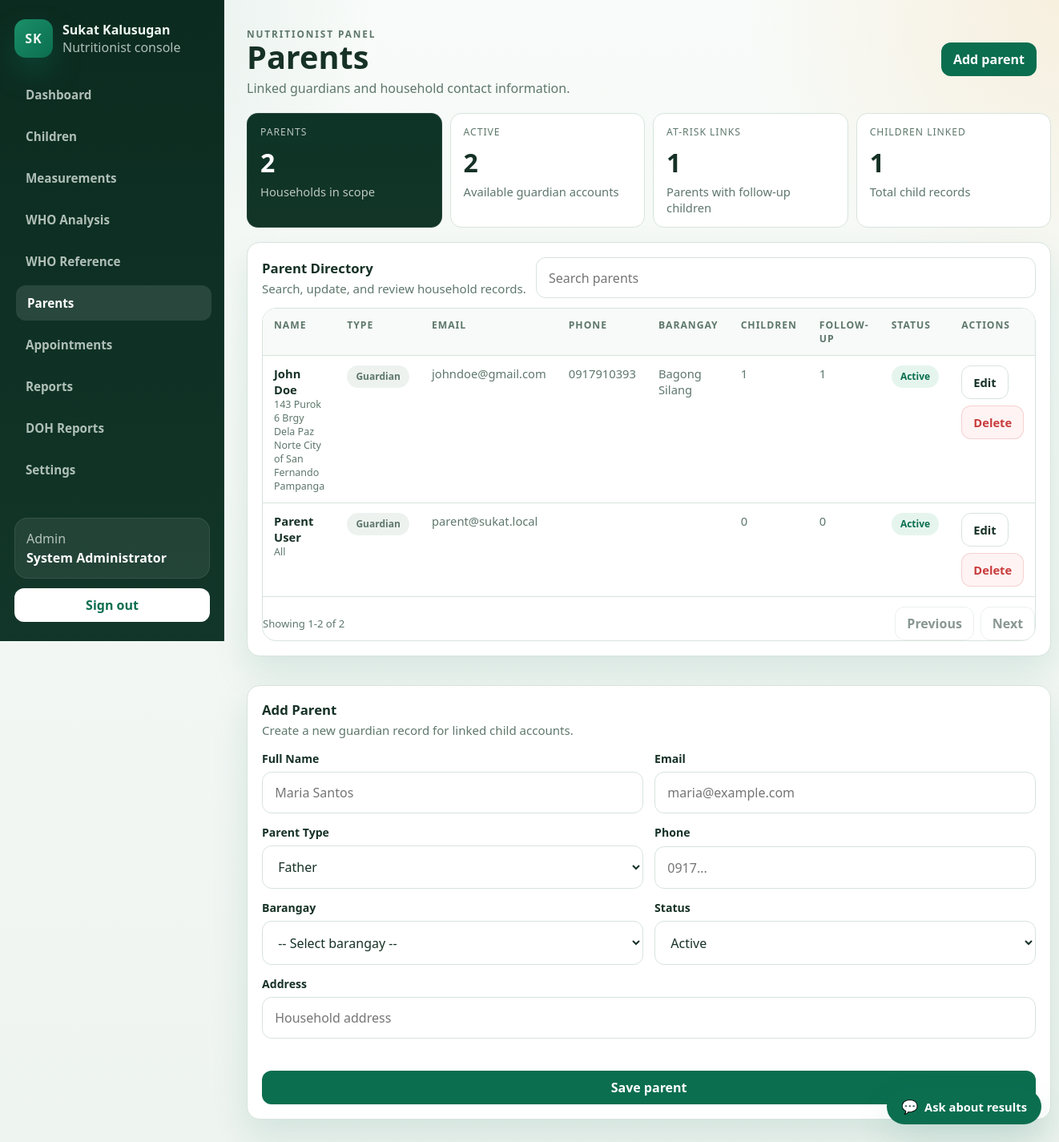
Page /nutritionist/parents.php (signed in) on the committed database.
### tables this page shows
CREATE TABLE `parents` (
  `id` int(10) UNSIGNED NOT NULL,
  `name` varchar(150) NOT NULL,
  `email` varchar(150) NOT NULL,
  `password_hash` varchar(255) NOT NULL,
  `parent_type` enum('Father','Mother','Guardian','Grandparent','Other') NOT NULL DEFAULT 'Guardian',
  `phone` varchar(30) DEFAULT NULL,
  `address` varchar(255) DEFAULT NULL,
  `barangay_id` int(10) UNSIGNED DEFAULT NULL,
  `status` enum('active','inactive') NOT NULL DEFAULT 'active',
  `created_at` timestamp NOT NULL DEFAULT current_timestamp(),
  `updated_at` timestamp NOT NULL DEFAULT current_timestamp() ON UPDATE current_timestamp()
);

CREATE TABLE `barangays` (
  `id` int(10) UNSIGNED NOT NULL,
  `name` varchar(100) NOT NULL,
  `city_municipality` varchar(150) DEFAULT NULL,
  `status` enum('active','inactive') NOT NULL DEFAULT 'active',
  `created_at` timestamp NOT NULL DEFAULT current_timestamp(),
  `updated_at` timestamp NOT NULL DEFAULT current_timestamp() ON UPDATE current_timestamp()
);

### public_html/includes/admin_helpers.php (called while the page is built, shortened)
<?php
require_once __DIR__ . '/auth_middleware.php';
function admin_e(string $value): string
{
    return htmlspecialchars($value, ENT_QUOTES, 'UTF-8');
}
function admin_bind_params(mysqli_stmt $stmt, string $types, array &$params): void
{
    if ($types === '' || $params === []) {
        return;
    }
}
function admin_fetch_all(string $sql, string $types = '', array $params = []): array
{
    $conn = get_db_connection();
    $stmt = mysqli_prepare($conn, $sql);
    admin_bind_params($stmt, $types, $params);
    if (!mysqli_stmt_execute($stmt)) {
        error_log('[SukatKalusugan] admin_fetch_all execute failed: ' . mysqli_stmt_error($stmt) . ' | SQL: ' . $sql);
        mysqli_stmt_close($stmt);
        return [];
    }
    $result = mysqli_stmt_get_result($stmt);
    $rows = [];
    if ($result instanceof mysqli_result) {
        while ($row = mysqli_fetch_assoc($result)) {
            $rows[] = $row;
        }
    }
    return $rows;
}

### public_html/includes/auth_middleware.php (called while the page is built, shortened)
<?php
function app_base_path(): string
{
    $scriptName = str_replace('\\', '/', (string)($_SERVER['SCRIPT_NAME'] ?? ''));
    $routeMarkers = ['/api/', '/admin/', '/nutritionist/', '/parent/', '/kiosk/', '/auth/'];
    foreach ($routeMarkers as $marker) {
        $position = strpos($scriptName, $marker);
        if ($position !== false) {
            return rtrim(substr($scriptName, 0, $position), '/');
        }
    }
    return rtrim(dirname($scriptName), '/');
}
function app_url(string $path = ''): string
{
    $basePath = app_base_path();
    $normalizedPath = '/' . ltrim($path, '/');
    if ($basePath === '' || $basePath === '/') {
        return $normalizedPath;
    }
    return $basePath . $normalizedPath;
}

### public_html/nutritionist/parents.php (the view, shortened to what this page needs)
<?php
require_once __DIR__ . '/../includes/nutritionist_helpers.php';
$user = nutritionist_require_access();
$params = [];
$scope = nutritionist_scope_fragment($user, 'c.barangay_id', $params);
$parents = admin_fetch_all(
	"SELECT
		p.id,
		p.name,
		p.email,
		p.parent_type,
		p.phone,
		p.address,
		p.barangay_id,
		bg.name AS barangay,
		p.status,
		COUNT(DISTINCT c.id) AS children_count,
		SUM(CASE WHEN lm.nutritional_status IS NOT NULL AND lm.nutritional_status NOT IN ('Normal', 'Overweight') THEN 1 ELSE 0 END) AS follow_up_count,
		MAX(lm.measurement_date) AS latest_measurement
	 FROM parents p
	 LEFT JOIN barangays bg ON bg.id = p.barangay_id
	 LEFT JOIN children c ON c.parent_id = p.id AND {$scope}
	 LEFT JOIN measurements lm ON lm.id = (
		SELECT m2.id
		FROM measurements m2
		WHERE m2.child_id = c.id
		ORDER BY m2.measurement_date DESC, m2.id DESC
		LIMIT 1
	 )
	 GROUP BY p.id, p.name, p.email, p.parent_type, p.phone, p.address, p.barangay_id, bg.name, p.status
	 ORDER BY p.name ASC",
	str_repeat('i', count($params)),
	$params
);
$parentTypes = ['Father', 'Mother', 'Guardian', 'Grandparent', 'Other'];
$actions = '<a class="admin-btn" href="#parent-form">Add parent</a>';
?>
<section class="nutritionist-stat-grid">
	<article class="nutritionist-stat-card is-featured">
		<div class="nutritionist-stat-label">Parents</div>
		<div class="admin-stat-value"><?php echo count($parents); ?></div>
		<div class="admin-stat-note">Households in scope</div>
	</article>
	<article class="nutritionist-stat-card">
		<div class="nutritionist-stat-label">Active</div>
		<div class="admin-stat-value"><?php echo count(array_filter($parents, static fn(array $parent): bool => $parent['status'] === 'active')); ?></div>
		<div class="admin-stat-note">Available guardian accounts</div>
	</article>
	<article class="nutritionist-stat-card">
		<div class="nutritionist-stat-label">At-Risk Links</div>
		<div class="admin-stat-value"><?php echo count(array_filter($parents, static fn(array $parent): bool => (int)$parent['follow_up_count'] > 0)); ?></div>
		<div class="admin-stat-note">Parents with follow-up children</div>
	</article>
	<article class="nutritionist-stat-card">
		<div class="nutritionist-stat-label">Children Linked</div>
		<div class="admin-stat-value"><?php echo array_sum(array_map(static fn(array $parent): int => (int)$parent['children_count'], $parents)); ?></div>
		<div class="admin-stat-note">Total child records</div>
	</article>
</section>
<section class="nutritionist-panel">
	<div class="nutritionist-table-head" style="margin-bottom:12px;">
		<div>
			<h2 class="admin-section-title" style="margin-bottom:2px;">Parent Directory</h2>
			<p class="admin-section-subtitle">Search, update, and review household records.</p>
		</div>
		<input class="admin-search" data-admin-filter="#parents-table" type="search" placeholder="Search parents" style="min-width:240px;">
	</div>
	<div class="nutritionist-table-wrap">
		<table class="nutritionist-table" id="parents-table">
			<thead>
				<tr>
					<th>Name</th>
					<th>Type</th>
					<th>Email</th>
					<th>Phone</th>
					<th>Barangay</th>
					<th>Children</th>
					<th>Follow-up</th>
					<th>Status</th>
					<th>Actions</th>
				</tr>
			</thead>
			<tbody>
				<?php foreach ($parents as $parent): ?>
						<tr data-filter-text="<?php echo nutritionist_e(strtolower($parent['name'] . ' ' . $parent['parent_type'] . ' ' . $parent['email'] . ' ' . $parent['phone'] . ' ' . $parent['address'])); ?>">
						<td>
							<div style="font-weight:600;color:var(--admin-text);"><?php echo nutritionist_e($parent['name']); ?></div>
							<div class="admin-mini"><?php echo nutritionist_e((string)($parent['address'] ?? '')); ?></div>
						</td>
							<td style="color:var(--admin-muted);"><span class="admin-pill is-muted"><?php echo nutritionist_e($parent['parent_type']); ?></span></td>
						<td style="color:var(--admin-muted);"><?php echo nutritionist_e($parent['email']); ?></td>
						<td style="color:var(--admin-muted);"><?php echo nutritionist_e((string)($parent['phone'] ?? '')); ?></td>
						<td style="color:var(--admin-muted);"><?php echo nutritionist_e((string)($parent['barangay'] ?? '')); ?></td>
						<td style="color:var(--admin-muted);"><?php echo (int)$parent['children_count']; ?></td>
						<td style="color:var(--admin-muted);"><?php echo (int)($parent['follow_up_count'] ?? 0); ?></td>
						<td><span class="admin-pill <?php echo $parent['status'] === 'active' ? 'is-success' : 'is-muted'; ?>"><?php echo nutritionist_e(ucfirst($parent['status'])); ?></span></td>
						<td>
							<div class="admin-actions">
								<a class="admin-btn-secondary" href="#parent-form">Edit</a>
								<form method="post" action="<?php echo nutritionist_e(app_url('/nutritionist/parents.php')); ?>" onsubmit="return confirm('Delete <?php echo nutritionist_e($parent['name']); ?>?');">
									<button class="admin-btn-danger" type="submit">Delete</button>
								</form>
							</div>
						</td>
					</tr>
				<?php endforeach; ?>
			</tbody>
		</table>
	</div>
</section>
<section class="nutritionist-panel" id="parent-form" style="margin-top:18px;">
	<div class="nutritionist-form-head" style="margin-bottom:16px;">
		<div>
			<h2 class="admin-section-title" style="margin-bottom:2px;">Add Parent</h2>
			<p class="admin-section-subtitle">Create a new guardian record for linked child accounts.</p>
		</div>
	</div>
	<form method="post" class="nutritionist-form-grid">
		<label class="admin-field"><span>Full Name</span><input name="name" required placeholder="Maria Santos"></label>
		<label class="admin-field"><span>Email</span><input type="email" name="email" required placeholder="maria@example.com"></label>
		<label class="admin-field"><span>Parent Type</span><select name="parent_type">
			<?php foreach ($parentTypes as $parentType): ?>
				<option value="<?php echo nutritionist_e($parentType); ?>"><?php echo nutritionist_e($parentType); ?></option>
			<?php endforeach; ?>
		</select></label>
		<label class="admin-field"><span>Phone</span><input name="phone" placeholder="0917..."></label>
		<label class="admin-field"><span>Barangay</span><select name="barangay_id">
			<option value="">-- Select barangay --</option>
		</select></label>
		<label class="admin-field"><span>Status</span><select name="status"><option value="active">Active</option><option value="inactive">Inactive</option></select></label>
		<label class="admin-field" style="grid-column:1 / -1;"><span>Address</span><input name="address" placeholder="Household address"></label>
		<div class="admin-field" style="align-content:end;grid-column:1 / -1;"><span>&nbsp;</span><button class="admin-btn" type="submit">Save parent</button></div>
	</form>
</section>

### public_html/assets/css/app.css (style rules this page uses)
:root { --bg: #f4f7f5; --surface: #ffffff; --surface-alt: #edf7f1; --border: #d8e4dd; --text: #173126; --muted: #5f766c; --primary: #0b6e4f; --primary-strong: #07513a; --accent: #f2a93b; --error: #c93b3b; --shadow: 0 30px 80px rgba(11, 110, 79, 0.12); --radius-xl: 32px; --radius-lg: 22px; --radius-md: 14px; --radius-sm: 10px; --font-display: "Trebuchet MS", "Segoe UI", sans-serif; --font-body: "Segoe UI", "Helvetica Neue", Arial, sans-serif; }
* { box-sizing: border-box; }
html, body { margin: 0; min-height: 100%; }
body { font-family: var(--font-body); color: var(--text); background: radial-gradient( circle at top left, rgba(11, 110, 79, 0.16), transparent 34% ), radial-gradient( circle at right 20%, rgba(242, 169, 59, 0.16), transparent 28% ), linear-gradient(180deg, #f7faf8 0%, var(--bg) 100%); }
a { color: inherit; }
button, input, textarea, select { font: inherit; }

### public_html/assets/css/admin.css (style rules this page uses)
:root { --admin-bg: #eef4f0; --admin-surface: #ffffff; --admin-surface-alt: #f7faf8; --admin-border: #d7e4dc; --admin-text: #163126; --admin-muted: #5e776c; --admin-primary: #0b6e4f; --admin-primary-soft: #dff1ea; --admin-accent: #f2a93b; --admin-danger: #c93b3b; --admin-shadow: 0 20px 45px rgba(11, 110, 79, 0.12); }
.admin-page { background: radial-gradient(circle at top left, rgba(11, 110, 79, 0.12), transparent 24%), radial-gradient(circle at right top, rgba(242, 169, 59, 0.14), transparent 20%), linear-gradient(180deg, #f8fbf9 0%, var(--admin-bg) 100%); }
.admin-stat-value { margin-top: 0.5rem; font-size: 2rem; font-weight: 800; color: var(--admin-text); }
.admin-stat-note { margin-top: 0.35rem; color: var(--admin-muted); font-size: 0.92rem; }
.admin-section-title { margin: 0; color: var(--admin-text); font-size: 1.05rem; }
.admin-section-subtitle { margin: 0.25rem 0 0; color: var(--admin-muted); font-size: 0.94rem; }
.admin-mini { font-size: 0.78rem; color: var(--admin-muted); }
.admin-pill { display: inline-flex; align-items: center; gap: 6px; padding: 0.35rem 0.7rem; border-radius: 999px; font-size: 0.75rem; font-weight: 700; }
.admin-pill.is-success { background: #e5f5ee; color: var(--admin-primary); }
.admin-pill.is-muted { background: #edf2ef; color: var(--admin-muted); }
.admin-actions { display: flex; gap: 8px; flex-wrap: wrap; }
.admin-btn, .admin-btn-secondary, .admin-btn-danger { display: inline-flex; align-items: center; justify-content: center; min-height: 42px; padding: 0 14px; border-radius: 12px; border: 1px solid transparent; text-decoration: none; cursor: pointer; font-weight: 700; }
.admin-btn { background: var(--admin-primary); color: #fff; }
.admin-btn-secondary { background: #fff; color: var(--admin-text); border-color: var(--admin-border); }
.admin-btn-danger { background: #fff3f3; color: var(--admin-danger); border-color: rgba(201, 59, 59, 0.18); }
.admin-field { display: grid; gap: 0.45rem; }
.admin-field label, .admin-field span { font-size: 0.88rem; font-weight: 700; color: var(--admin-text); }
.admin-field input, .admin-field select, .admin-field textarea { width: 100%; border: 1px solid var(--admin-border); border-radius: 12px; background: #fff; padding: 0.88rem 0.95rem; color: var(--admin-text); }
.admin-field input, .admin-field select { transition: border-color 0.15s ease, box-shadow 0.15s ease; }
.admin-search { flex: 1 1 260px; border: 1px solid var(--admin-border); border-radius: 12px; padding: 0.82rem 0.95rem; background: #fff; }

### rows in the picture
parents: name "John Doe", address "143 Purok 6 Brgy Dela Paz Norte City of San Fernando Pampanga", parent_type "Guardian", email "johndoe@gmail.com", phone "0917910393", barangay.name "Bagong Silang", children_count "1", follow_up_count "1", status "Active"
parents: name "Parent User", address "All", parent_type "Guardian", email "parent@sukat.local", children_count "0", follow_up_count "0", status "Active"

### other values in the picture
nutritionist_e($item['label']) "Dashboard"
nutritionist_e($item['label']) "Children"
nutritionist_e($item['label']) "Measurements"
nutritionist_e($item['label']) "WHO Analysis"
nutritionist_e($item['label']) "WHO Reference"
nutritionist_e($item['label']) "Parents"
nutritionist_e($item['label']) "Appointments"
nutritionist_e($item['label']) "Reports"
nutritionist_e($item['label']) "DOH Reports"
nutritionist_e($item['label']) "Settings"
nutritionist_e(ucfirst($userRole)) "Admin"
nutritionist_e($userName) "System Administrator"
nutritionist_e($title) "Parents"
nutritionist_e($subtitle) "Linked guardians and household contact information."
count($parents) "2"
